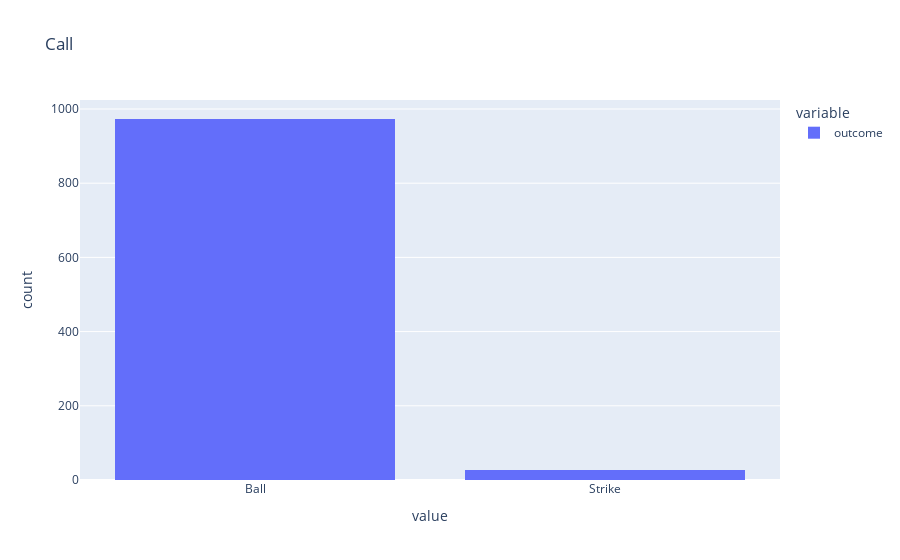

This figure's notebook cell:
### Code cell
his = px.histogram(df['outcome'], title='Call')

his.show()

### Figure 1 — Plotly figure (JSON) as saved in the notebook; plotly's stock layout.template omitted (floating-point values rounded to 4 significant figures; data arrays with more than 128 entries replaced by an {"elided": "..."} marker saying what was removed)
{"data": [{"alignmentgroup": "True", "bingroup": "x", "hovertemplate": "variable=outcome<br>value=%{x}<br>count=%{y}<extra></extra>", "legendgroup": "outcome", "marker": {"color": "#636efa", "pattern": {"shape": ""}}, "name": "outcome", "offsetgroup": "outcome", "orientation": "v", "showlegend": true, "type": "histogram", "x": {"elided": "1000 str values"}, "xaxis": "x", "yaxis": "y"}], "layout": {"barmode": "relative", "legend": {"title": {"text": "variable"}, "tracegroupgap": 0}, "title": {"text": "Call"}, "xaxis": {"anchor": "y", "domain": [0, 1], "title": {"text": "value"}}, "yaxis": {"anchor": "x", "domain": [0, 1], "title": {"text": "count"}}}}
